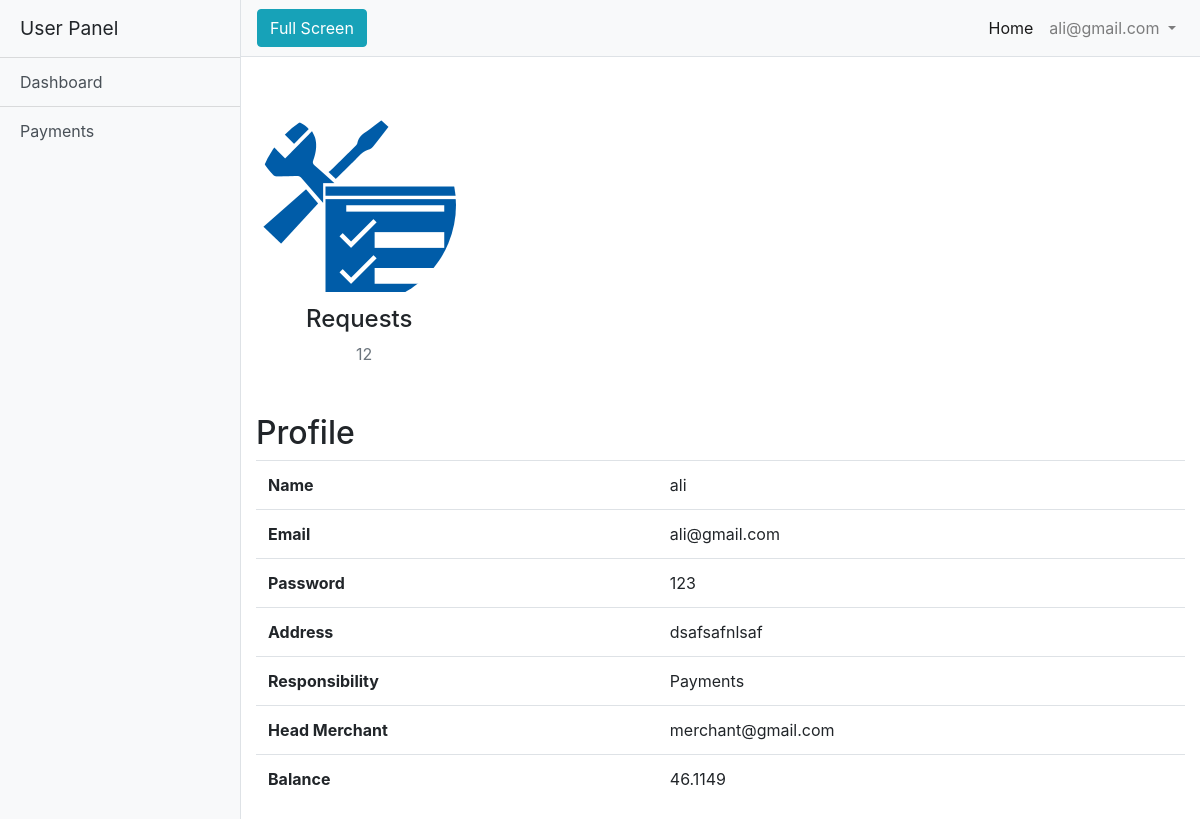
Screenshot of /secondary/index.php (signed in) with the database file from the repository.
### tables this page shows
CREATE TABLE `tb_users` (
  `u_id` int(11) NOT NULL,
  `u_p` varchar(255) NOT NULL,
  `u_name` varchar(255) NOT NULL,
  `u_email` varchar(255) NOT NULL,
  `u_phone` bigint(255) NOT NULL,
  `u_add` text NOT NULL,
  `u_role` varchar(255) NOT NULL,
  `u_resp` varchar(255) NOT NULL,
  `u_pass` varchar(255) NOT NULL,
  `u_bal` float NOT NULL
);

### secondary/index.php (called while the page is built)
<?php
include "include/nav.php";
include "include/controller.php";
include "include/footer.php";
?>

### secondary/pages/dash.php (called while the page is built, shortened)
<?php
$em=$_SESSION["u_email"];
$e=$_SESSION["u_p"];
$sqlchk="Select u_bal from tb_users where u_p='$e'";
$ro=mysqli_query($conn,$sqlchk);
$row=mysqli_fetch_array($ro);
$bal=$row[0];
$sql="SELECT * from tb_users where u_email='$em'";
$res=mysqli_query($conn,$sql);
$row=mysqli_fetch_assoc($res);
?>

### secondary/pages/dashboard.php (the view)
<?php
include "dash.php";
?>
      <div class="container-fluid">
      	<br><br>
      <div class="row placeholders">
            <div class="col-xs-6 col-sm-3 placeholder">
              <img src="assets/images/req.png" width="200" height="200" class="img-responsive" alt="Generic placeholder thumbnail" style="border-radius: 150px;" >
              <h4 style="margin-left: 50px;">Requests</h4>
              <span class="text-muted" style="margin-left: 100px;">12</span>
            </div>
          </div>
<br><br>
          <div class="row">
          	<div class="col-sm-12"><h2>Profile</h2></div>
          		<div class="col-sm-12">
          			<table class="table table-hover">
          				<tr>
          					<th>Name</th>
          					<td><?php echo $row['u_name']; ?></td>
          				</tr>
          				<tr>
          					<th>Email</th>
          					<td><?php echo $row['u_email']; ?></td>
          				</tr>
          				<tr>
          					<th>Password</th>
          					<td><?php echo $row['u_pass']; ?></td>
          				</tr>
          				<tr>
          					<th>Address</th>
          					<td><?php echo $row['u_add']; ?></td>
          				</tr>
          				<tr>
          					<th>Responsibility</th>
          					<td><?php echo $row['u_resp']; ?></td>
          				</tr>
                  <tr>
                    <th>Head Merchant</th>
                    <td><?php echo $row['u_p']; ?></td>
                  </tr>
                   <tr>
                    <th>Balance</th>
                    <td><?php echo $bal; ?></td>
                  </tr>
          			</table>
          		</div>
          </div>
      </div>

### secondary/assets/css/simple-sidebar.css (style rules this page uses)
body { overflow-x: hidden; }

### rows the page displays
tb_users: u_name "ali", u_email "ali@gmail.com", u_pass "123", u_add "dsafsafnlsaf", u_resp "Payments", u_p "merchant@gmail.com"
tb_users: u_bal "46.1149"

### other values shown
$_SESSION["u_email"] "ali@gmail.com"
